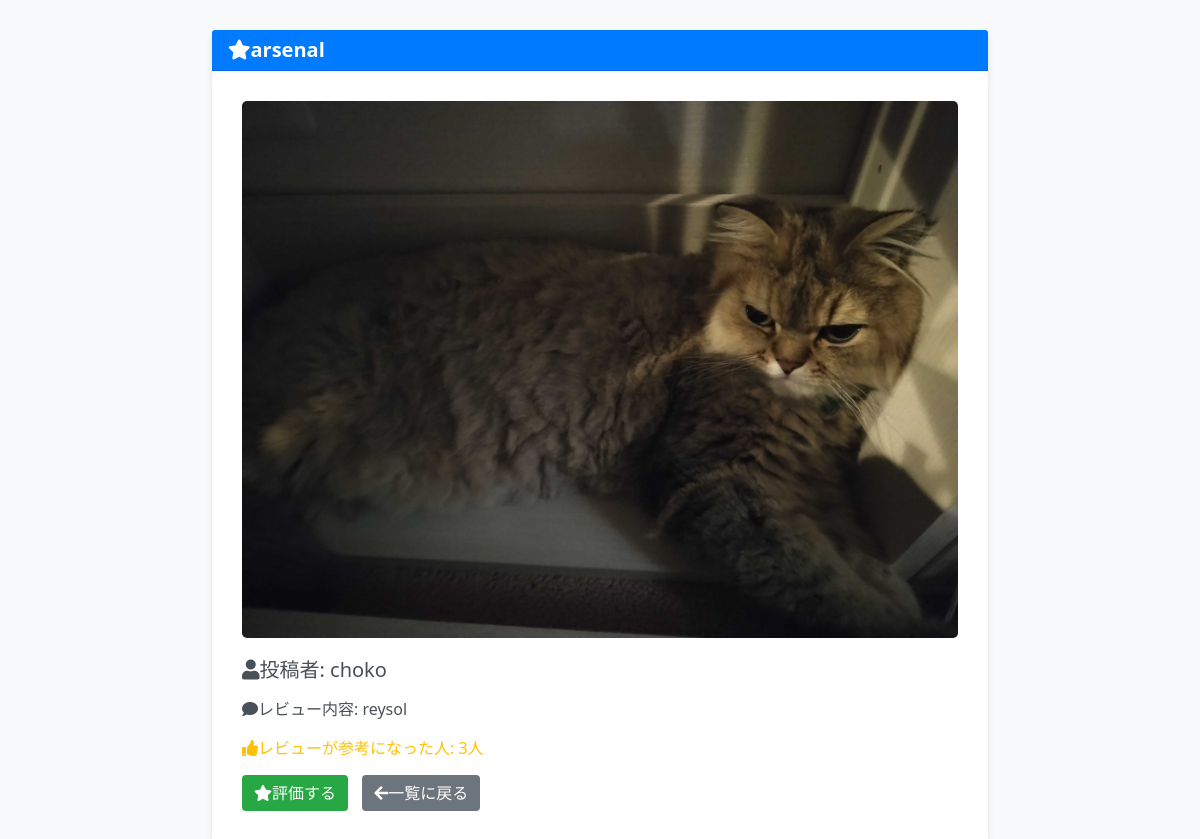
The app's page /detail/5 with its own data.
### reviewpost/models.py (models this page shows)
class ReviewModel(models.Model):
    author = models.ForeignKey(User, on_delete=models.CASCADE)
    title =models.CharField(max_length = 100)
    content = models.TextField()
    useful_num = models.IntegerField(null = True, blank = True, default = 0)
    product_image = models.ImageField(upload_to='',null = True, blank=True)

### reviewpost/views.py (the view)
# urls.py: path('detail/<int:pk>',detailview, name='detail'),
def detailview(request, pk):
    object = ReviewModel.objects.get(pk = pk)
    return render(request, 'detail.html', {'object': object})

### templates/detail.html (shortened to what this page needs)
{% extends 'base.html' %}
{% load static %}
{% block extra_css %}
<link rel="stylesheet" type="text/css" href="{% static 'style.css' %}">
<link rel="stylesheet" href="https://cdnjs.cloudflare.com/ajax/libs/font-awesome/5.15.3/css/all.min.css">
{% endblock %}
{% block content %}
<div class="container">
    <div class="card">
        <h5 class="card-header">
            <i class="fas fa-star mr-2"></i>{{ object.title }}
        </h5>
        <div class="card-body">
            {% if object.product_image %}
                <img src='{{ object.product_image.url }}' class="product-image" alt="{{ object.title }}">
            {% endif %}
            <h5 class="card-title">
                <i class="fas fa-user mr-2"></i>投稿者: {{ object.author }}
            </h5>
            <p class="card-text">
                <i class="fas fa-comment mr-2"></i>レビュー内容: {{ object.content }}
            </p>
            <p class="card-text useful-count">
                <i class="fas fa-thumbs-up mr-2"></i>レビューが参考になった人: {{ object.useful_num }}人
            </p>
            <a href="{% url 'evaluation' object.pk %}" class="btn btn-primary">
                <i class="fas fa-star mr-2"></i>評価する
            </a>
            <a href="{% url 'list' %}" class="btn btn-secondary">
                <i class="fas fa-arrow-left mr-2"></i>一覧に戻る
            </a>
        </div>
    </div>
</div>
{% endblock content %}

### static/style.css (style rules this page uses)
.card { margin-bottom: 30ps; }

### templates/detail.html (style rules this page uses)
body { background-color: #f8f9fa; }
.container { max-width: 800px; margin-top: 30px; }
.card { border: none; box-shadow: 0 4px 6px rgba(0, 0, 0, 0.1); }
.card-header { background-color: #007bff; color: white; font-weight: bold; }
.card-body { padding: 30px; }
.card-title, .card-text { color: #495057; margin-bottom: 15px; }
.btn-primary { background-color: #28a745; border: none; margin-right: 10px; }
.btn-secondary { background-color: #6c757d; border: none; }
.product-image { max-width: 100%; height: auto; margin-bottom: 20px; border-radius: 5px; }
.useful-count { color: #ffc107; }

### templates/base.html (style rules this page uses)
body { background-color: #f8f9fa; }

### records on screen
ReviewModel: title "arsenal", product_image (picture), author "choko", content "reysol", useful_num "3"
